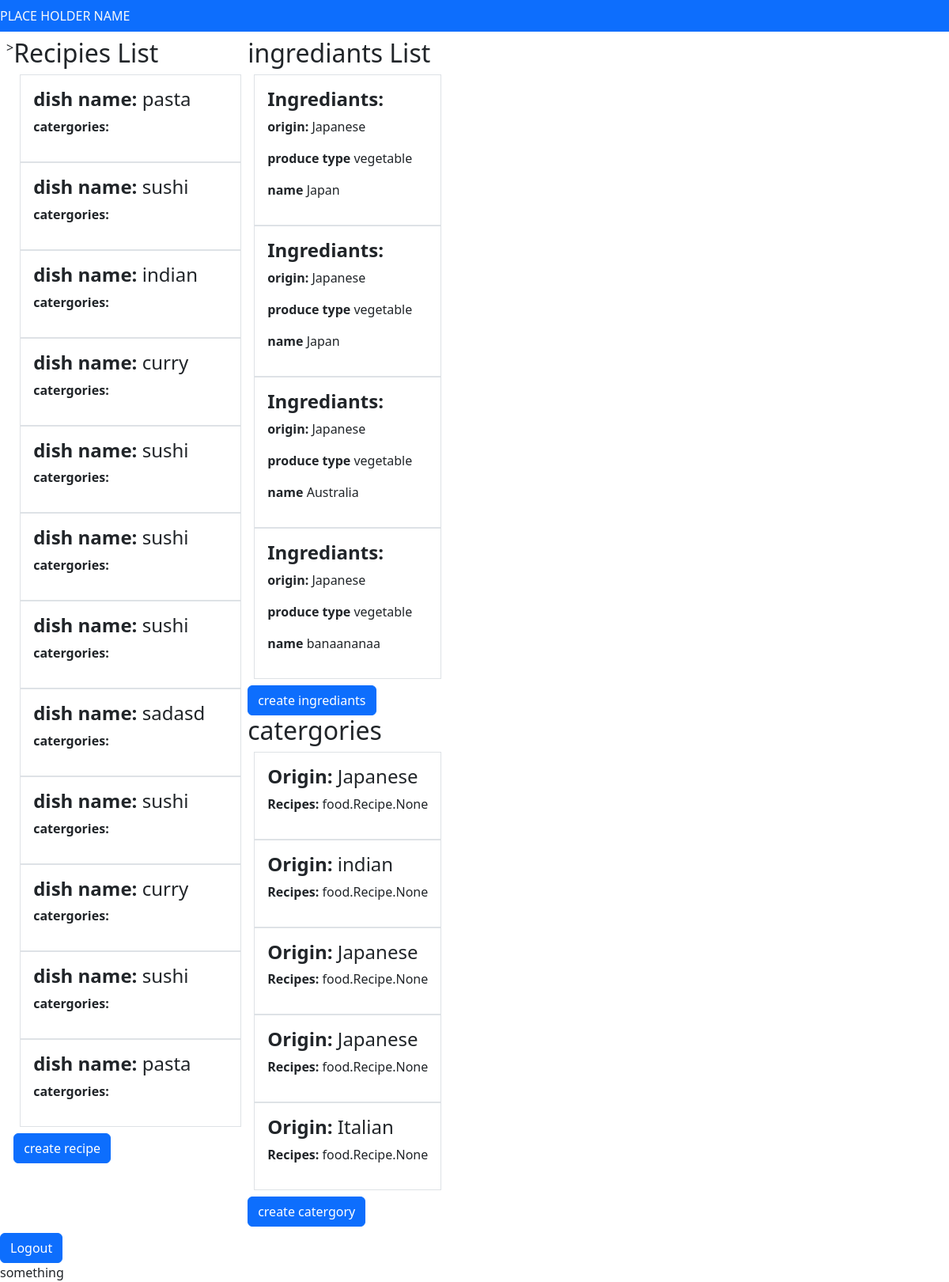
Before: /homepage/ with the older database file.
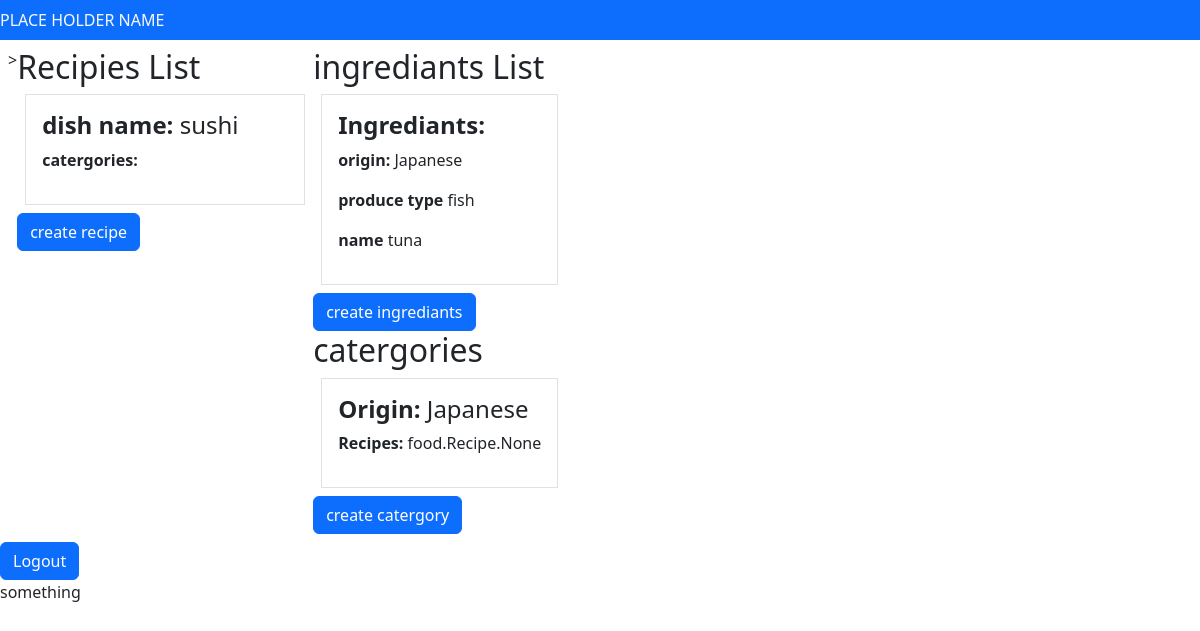
After: the same page with the newer database file.
### food/models.py (models this page shows)
class Recipe(models.Model):
   dish_name=models.CharField(max_length=50)
   calories=models.CharField(max_length= 50)

class Ingredients(models.Model):
    recipes=models.ManyToManyField(Recipe, related_name="Recipes")
    categories=models.ManyToManyField(Catergory, related_name="catergory")
    origin=models.CharField(max_length=50)
    produce_type=models.CharField(max_length=50)
    name= models.CharField(max_length=500,default=00)

class Catergory(models.Model):
   origin=models.CharField(max_length=50)
   recipes= models.ManyToManyField(Recipe, related_name="category")

### food/views.py (the view)
# urls.py: path("homepage/", user_homepage, name="home_page"),
def user_homepage(request):
    recipes= Recipe.objects.all()
    catergories = Catergory.objects.all()
    ingredients= Ingredients.objects.all()
    context = {"catergories":catergories,
               "recipes":recipes,
               "ingredients":ingredients,
    }
    print (context)
    return render(request, "homepage.html", context)

### food/templates/homepage.html (shortened to what this page needs)
{% extends "base.html" %}
{% load static %}
{% block content %}
<div class="d-flex p-2 bd-highlight">>
    <div class=" w-25">
        <h2>Recipies List</h2>
        <div class= "m-2" >
            {% for recipe in recipes %}
            <div class="border p-3" >
                <h4> <span class=" fw-bold">dish name: </span>  {{ recipe.dish_name}} </h4>
                <p> <span class=" fw-bold">catergories: </span> {{ingredients.categories}}  </p>
            </div>
            {% endfor %}
        </div>
        <a class="btn-primary btn" href="{% url 'create_recipe' %}">create recipe</a>
    </div>
    <divclass=" w-25">
      <h2>ingrediants List</h2>
      <div class= "m-2" >
        {% for ingredients in ingredients %}
          <div class="border p-3" >
              <h4> <span class=" fw-bold">Ingrediants: </span>  </h4>
              <p> <span class=" fw-bold">origin: </span> {{ingredients.origin}}  </p>
              <p> <span class="fw-bold">produce type </span> {{ingredients.produce_type}}</p>
              <p> <span class="fw-bold">name </span>  {{ingredients.name}}</p>
          </div>
          {% endfor %}
      </div>
      <a class="btn-primary btn" href="{% url 'create_ingrediants' %}">create ingrediants</a>
    <divclass=" w-25">
      <h2>catergories</h2>
      <div class= "m-2" >
         {% for catergories in catergories %}
          <div class="border p-3" >
              <h4> <span class=" fw-bold">Origin: </span>  {{ catergories.origin}}</h4>
              <p> <span class=" fw-bold">Recipes: </span> {{catergories.recipes}}  </p>
          </div>
          {% endfor %}
      </div>
      <a class="btn-primary btn" href="{% url 'create_catergory' %}">create catergory</a>
  </div>
<a class="btn-primary btn" href="{% url 'logout_page' %}">Logout</a>
{% endblock content %}

Changed rows visible on the page:
removed Recipe: dish_name "pasta"
removed Recipe: dish_name "indian"
removed Recipe: dish_name "curry"
removed Recipe: dish_name "sushi"
removed Recipe: dish_name "sushi"
removed Recipe: dish_name "sushi"
removed Recipe: dish_name "sadasd"
removed Recipe: dish_name "sushi"
removed Recipe: dish_name "curry"
removed Recipe: dish_name "sushi"
removed Recipe: dish_name "pasta"
removed Ingredients: origin "Japanese", produce_type "vegetable", name "Japan"
removed Ingredients: origin "Japanese", produce_type "vegetable", name "Japan"
removed Ingredients: origin "Japanese", produce_type "vegetable", name "Australia"
removed Ingredients: origin "Japanese", produce_type "vegetable", name "banaananaa"
removed Catergory: origin "indian", recipes "food.Recipe.None"
removed Catergory: origin "Japanese", recipes "food.Recipe.None"
removed Catergory: origin "Japanese", recipes "food.Recipe.None"
removed Catergory: origin "Italian", recipes "food.Recipe.None"
added Ingredients: origin "Japanese", produce_type "fish", name "tuna"
